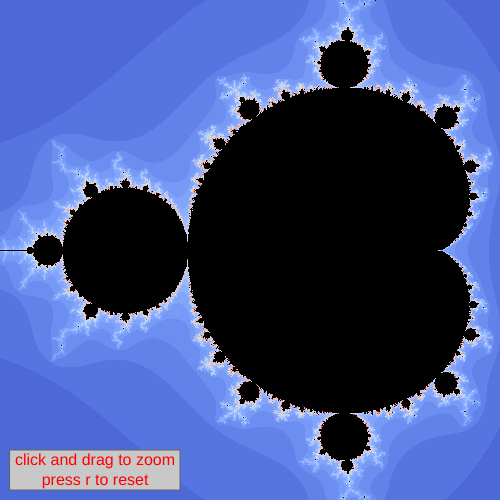
Frame 1 (no input)
Frame 60 (no input): identical to frame 1, image omitted
Frame 120 (the mouse pressed at the canvas centre since frame 60): identical to frame 1, image omitted

The p5.js sketch that drew this single still picture (run headless with seeded random() and noise() and a simulated clock; from frame 60 on, the mouse is pressed at the canvas centre):

// p5.js sketch
// ── sketch.js
var x_range = [-1.5, 0.5];
var y_range = [-1, 1];
var c1 = [0, 0];
var c2 = [0, 0];
var iterations = 250;
var f = [];
var cmap = [];

function setup() {
	createCanvas(500, 500);
	pixelDensity(1);
	loadColourMap();
	for (var i = 0; i < width; i++){
		f[i] = [];
		for (var j = 0; j < height; j++){
			f[i][j] = [];
		}
	}
	refresh_drawing();
}

function draw() {
	loadPixels();
	for (var i = 0; i < width; i++){
		for (var j = 0; j < height; j++){
			var pix_idx = (i + j * width) * 4;
			pixels[pix_idx + 0] = f[i][j][0];
			pixels[pix_idx + 1] = f[i][j][1];
			pixels[pix_idx + 2] = f[i][j][2];
			pixels[pix_idx + 3] = 255;
		}
	}
	updatePixels();
	if (mouseIsPressed){
		c2 = [mouseX, mouseY];
		push();
		noFill();
		stroke(255, 0, 0);
		strokeWeight(2);
		rectMode(CORNERS);
		rect(c1[0], c1[1], c2[0], c2[1]);
		pop();
	}
	push();
	fill(200);
	stroke(100)
	rectMode(CORNERS);
	rect(10, 490, 180, 450);
	fill(255, 0, 0);
	textSize(16);
	noStroke();
	text('click and drag to zoom', 15, 465);
	text('      press r to reset', 15, 485);
	pop();
}

function refresh_drawing(){
	for (var i = 0; i < width; i++){
		for (var j = 0; j < height; j++){
			a = map(i, 0, width, x_range[0],  x_range[1]);
			b = map(j, 0, height, y_range[0],  y_range[1]);
			f[i][j] = cmap[mandelbrot([0, 0], [a, b], 0, iterations)];
		}
	}
}

function mandelbrot(z, c, ctr, i) {
	if (ctr == i) return 0;
	if (z[0]*z[0] + z[1]*z[1] > 4) 
		return Math.floor(map(Math.pow(map(ctr, 0, i, 0, 1), 1/2), 0, 1, 0, cmap.length));
	return mandelbrot(c_add(c_square(z), c), c, ctr + 1, i);
}

function mousePressed() {
	c1 = [mouseX, mouseY];
}

function mouseReleased() {
	if (dist(c1[0], c1[1], c2[0], c2[1]) > 10){
		center_x = map((c1[0] + c2[0]) / 2, 0, 500, x_range[0], x_range[1]);
		center_y = map((c1[1] + c2[1]) / 2, 0, 500, y_range[0], y_range[1]);
		if (abs(c2[0] - c1[0]) > abs(c2[1] - c1[1]))
			r = map(abs(c2[0] - c1[0]) / 2, 0, 250, 0, abs(x_range[1] - x_range[0]) / 2);
		else
			r = map(abs(c2[1] - c1[1]) / 2, 0, 250, 0, abs(y_range[1] - y_range[0]) / 2);
		zoom([center_x - r, center_x + r], [center_y - r, center_y + r]);
	}
	refresh_drawing();
}

function c_add(a, b){
	//Component-wise addition of complex numbers a and b
	return [a[0] + b[0], a[1] + b[1]];
}

function c_square(z){
	// z^2 = (a + ib)^2 = (a^2 - b^2) + (2ab)*i 
	return [z[0]*z[0] - z[1]*z[1], 2*z[0]*z[1]];
}

function zoom(new_x_range, new_y_range){
	x_range = new_x_range;
	y_range = new_y_range;
}

function keyPressed(){
	if (key == 'R'){
		x_range = [-1.5, 0.5];
		y_range = [-1, 1];
		refresh_drawing();
	}
}

function loadColourMap(){
	cmap = [
		[0, 0, 0],
		[59, 76, 192],
		[68, 90, 204],
		[77, 104, 215],
		[87, 117, 225],
		[98, 130, 234],
		[108, 142, 241],
		[119, 154, 247],
		[130, 165, 251],
		[141, 176, 254],
		[152, 185, 255],
		[163, 194, 255],
		[174, 201, 253],
		[184, 208, 249],
		[194, 213, 244],
		[204, 217, 238],
		[213, 219, 230],
		[221, 221, 221],
		[229, 216, 209],
		[236, 211, 197],
		[241, 204, 185],
		[245, 196, 173],
		[247, 187, 160],
		[247, 177, 148],
		[247, 166, 135],
		[244, 154, 123],
		[241, 141, 111],
		[236, 127, 99],
		[229, 112, 88],
		[222, 96, 77],
		[213, 80, 66],
		[203, 62, 56],
		[192, 40, 47],
		[180, 4, 38]
	];
}
